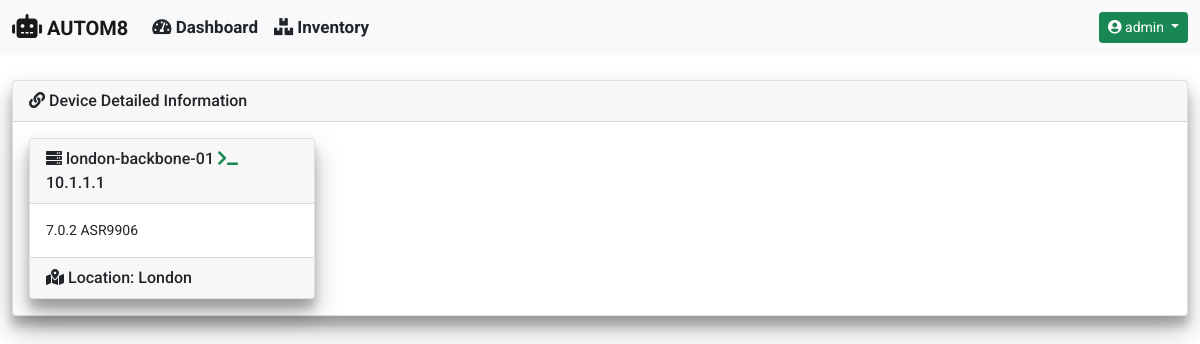
The app's page /inventory/device_detailed_info/33/ (signed in) with its own data.
### inventory/models.py (models this page shows)
class Device(models.Model):
    hostname = models.CharField(unique=True, max_length=255)
    mgmt_ip = models.CharField(unique=True, max_length=12)
    software_version = models.CharField(max_length=255)
    serial_number = models.CharField(max_length=255)
    vendor = models.CharField(max_length=255, default='Cisco')
    hardware_model = models.CharField(max_length=255)
    location = models.CharField(max_length=255)
    date_added = models.DateTimeField(default=timezone.now())

### inventory/views.py (the view)
def device_detailed_info(request, device_id):
    device_info = Device.objects.get(pk=device_id)
    context = {
        'title': 'Device Detailed Information',
        'card_header': 'Device Detailed Information',
        'data': device_info
    }
    return render(request, 'inventory/device_detailed_info.html', context)

### templates/inventory/device_detailed_info.html
{% extends "base_template/base.html"%}
{% block content %}
<div class="col-md-3">
    <div class="card">
        <div class="card-header">
            <i class="fas fa-server"></i>
            {{ data.hostname }}
            <i class="fas fa-terminal text-success"></i>
            {{ data.mgmt_ip }}
        </div>
        <div class="card-body">
            {{ data.software_version }}
            {{ data.hardware_model }}
        </div>
        <div class="card-footer">
            <i class="fas fa-map-marked-alt"></i>
                Location: {{ data.location }}
        </div>
    </div>
</div>
{% endblock %}

### templates/navbar/navbar.html (shortened to what this page needs)
{% if user.is_authenticated %}
<nav class="navbar navbar-expand-md navbar-light fixed-top bg-light">
  <div class="container-fluid">
    <a class="navbar-brand" href="#">
      <i class="fas fa-robot" style="font-size: 24px;"></i>
      AUTOM8
    </a>
    <div class="collapse navbar-collapse" id="navbarCollapse">
      <ul class="navbar-nav me-auto mb-2 mb-md-0">
        <li class="nav-item">
          <a class="nav-link text-dark" href="{% url 'dashboard:dashboard' %}">
            <i class="fas fa-tachometer-alt"></i>
            Dashboard
        </a>
        </li>
        <li class="nav-item">
          <a class="nav-link text-dark" href="{% url 'inventory:device_inventory' %}">
            <i class="fas fa-boxes"></i>
            Inventory
          </a>
        </li>
      </ul>
      <div class="dropdown">
        <a class="btn btn-sm btn-success dropdown-toggle" href="#" role="button" id="dropdownMenuLink"
            data-bs-toggle="dropdown" aria-expanded="false">
            <i class="fas fa-user-circle"></i>
            {{ user.username }}
        </a>
    </div>
    </div>
  </div>
</nav>
{% endif %}

### static/css/custom.css (style rules this page uses)
nav { font-family: 'Roboto', sans-serif; font-weight: 700; font-size: 17px; height: 55px; top: 0; }
body { font-family: 'Roboto', sans-serif; font-weight: 400; font-size: 14px; overflow-y: scroll; min-height: 75rem; padding-top: 5rem; height: 100%; }
.card { position: relative; box-shadow: 0 14px 28px rgba(0, 0, 0, 0.25), 0 10px 10px rgba(0, 0, 0, 0.22); }
.card-header { font-family: 'Roboto', sans-serif; font-weight: 500; font-size: 16px; }
.card-footer { font-family: 'Roboto', sans-serif; font-weight: 500; font-size: 16px; }

### records on screen
Device: hostname "london-backbone-01", mgmt_ip "10.1.1.1", software_version "7.0.2", hardware_model "ASR9906", location "London"

### other values on screen
{{ user.username }} "admin"
{{ card_header }} "Device Detailed Information"
